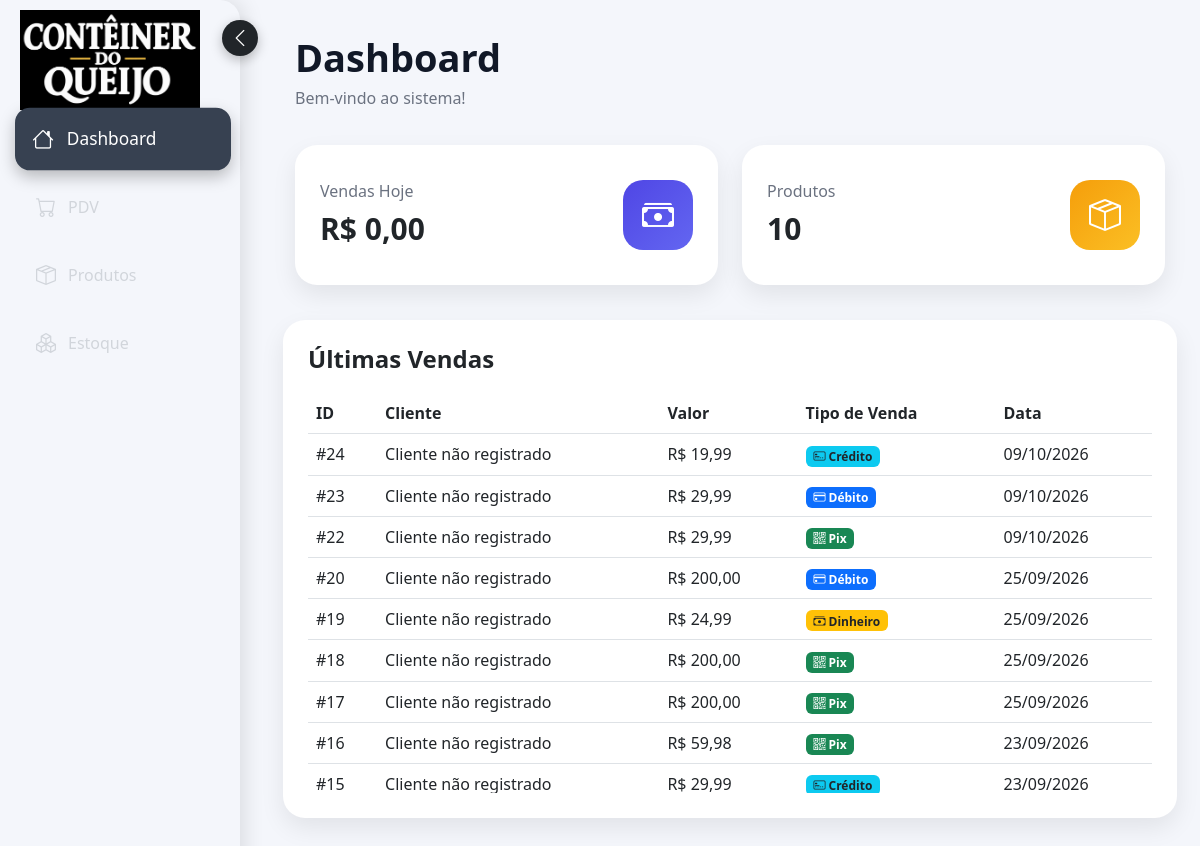
The page /PDV/index.php on the database as committed earlier.
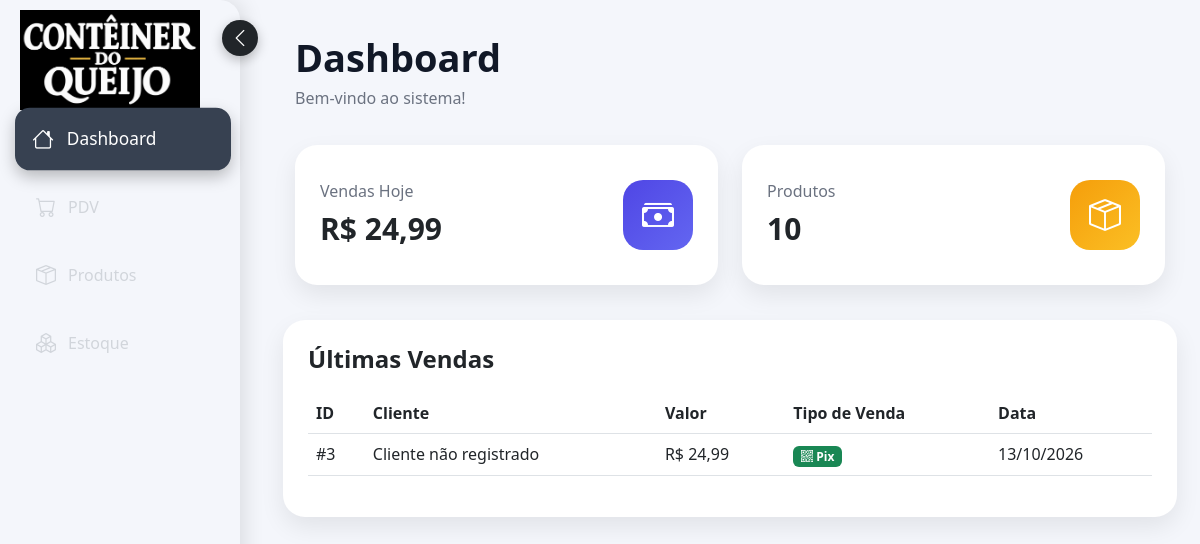
The same page on the database as committed later.
### tables this page shows
CREATE TABLE IF NOT EXISTS `vendas` (
  `idVendas` int(11) NOT NULL AUTO_INCREMENT,
  `valor` float(10,2) DEFAULT NULL,
  `data` date DEFAULT NULL,
  `formaDePagamento` enum('Dinheiro','Debito','Credito','Pix','Crediario','Cartao') NOT NULL DEFAULT 'Dinheiro',
  `idProduto` int(11) DEFAULT NULL,
  `idCliente` int(11) DEFAULT NULL,
  PRIMARY KEY (`idVendas`),
  KEY `idProduto` (`idProduto`),
  KEY `idCliente` (`idCliente`)
);

### PDV/index.php (the view, shortened to what this page needs)
<?php
include 'conexao.php';
$sql_vendas = "
SELECT SUM(valor) AS total_hoje
FROM vendas
WHERE DATE(data) = CURDATE()
";
$result_vendas = mysqli_query($conn, $sql_vendas);
$dados_vendas = mysqli_fetch_assoc($result_vendas);
$total_hoje = $dados_vendas['total_hoje'];
if($total_hoje == null){
    $total_hoje = 0;
}
$sql_produtos = "SELECT COUNT(*) AS total_produtos FROM produtos";
$result_produtos = mysqli_query($conn, $sql_produtos);
$dados_produtos = mysqli_fetch_assoc($result_produtos);
$total_produtos = $dados_produtos['total_produtos'];
?>
<!DOCTYPE html>
<html lang="pt-br">
<head>
  <link href="https://cdn.jsdelivr.net/npm/bootstrap@5.3.0/dist/css/bootstrap.min.css" rel="stylesheet">
  <link rel="stylesheet"
  href="https://cdn.jsdelivr.net/npm/bootstrap-icons@1.11.3/font/bootstrap-icons.min.css">
  <link rel="stylesheet" href="css/estilo.css">
</head>
<body >
  <div class="sidebar">
    <img id="logo" src="../imagens/logo.jpeg" style="height: 100px; width: 180px; margin-left: 0px; margin-right: 0px; margin-top: -20px;">
    <a href="index.php" class="ativo">
    <i class="bi bi-house"></i>
    Dashboard
</a>
<button
    type="button"
    class="botao-sidebar"
    onclick="alternarSidebar()"
    title="Ocultar menu"
>
    <i class="bi bi-chevron-left"></i>
</button>
    <a href="pdv.html">
      <i class="bi bi-cart"></i>
      PDV
    </a>
    <a href="produtos.html">
      <i class="bi bi-box-seam"></i>
      Produtos
    </a>
    <a href="estoque.php">
  <i class="bi bi-boxes"></i>
  Estoque
</a>
  </div>
  <div class="content">
    <h1 class="titulo">Dashboard</h1>
    <p class="subtitulo">Bem-vindo ao sistema!</p>
    <div class="row g-4">
      <div class="col-md-6">
        <div class="card-dashboard">
          <div>
            <h6>Vendas Hoje</h6>
            <h3>
    R$ <?= number_format($total_hoje, 2, ',', '.') ?>
</h3>
          </div>
          <div class="icon-card bg-vendas">
            <i class="bi bi-cash-stack"></i>
          </div>
        </div>
      </div>
      <div class="col-md-6">
        <div class="card-dashboard">
          <div>
            <h6>Produtos</h6>
            <h3><?= $total_produtos ?></h3>
          </div>
          <div class="icon-card bg-produtos">
            <i class="bi bi-box-seam"></i>
          </div>
        </div>
</div>
    <div class="painel">
      <h4>Últimas Vendas</h4>
      <div class="tabela-vendas">
    <table class="table table-hover">
        <thead>
            <tr>
                <th>ID</th>
                <th>Cliente</th>
                <th>Valor</th>
                <th>Tipo de Venda</th>
                <th>Data</th>
            </tr>
        </thead>
        <tbody>
            <?php
            $sql_ultimas = "
            SELECT *
            FROM vendas
            ORDER BY idVendas DESC
            ";
            $result_ultimas =
                mysqli_query(
                    $conn,
                    $sql_ultimas
                );
            while (
                $venda =
                mysqli_fetch_assoc(
                    $result_ultimas
                )
            ) {
            ?>
            <tr>
                <td>
                    #<?= $venda['idVendas'] ?>
                </td>
                <td>
                    Cliente não registrado
                </td>
                <td>
                    R$
                    <?= number_format(
                        $venda['valor'],
                        2,
                        ',',
                        '.'
                    ) ?>
                </td>
                <td>
                <?php
$forma = $venda['formaDePagamento'] ?? '';
switch ($forma) {
    case 'Pix':
        echo '<span class="badge bg-success">
                <i class="bi bi-qr-code"></i> Pix
              </span>';
        break;
    case 'Dinheiro':
        echo '<span class="badge bg-warning text-dark">
                <i class="bi bi-cash-stack"></i> Dinheiro
              </span>';
        break;
    case 'Crediario':
        echo '<span class="badge bg-secondary">
                <i class="bi bi-journal-text"></i> Crediário
              </span>';
        break;
    case 'Debito':
        echo '<span class="badge bg-primary">
                <i class="bi bi-credit-card"></i> Débito
              </span>';
        break;
    case 'Credito':
        echo '<span class="badge bg-info text-dark">
                <i class="bi bi-credit-card-2-front"></i> Crédito
              </span>';
        break;
    default:
        echo htmlspecialchars($forma);
        break;
}
?>
                </td>
                <td>
                    <?= date(
                        'd/m/Y',
                        strtotime(
                            $venda['data']
                        )
                    ) ?>
                </td>
            </tr>
            <?php } ?>
        </tbody>
    </table>
</div>
    </div>
  </div>
</body>
</html>

### PDV/estilo.css (style rules this page uses)
body { overflow-x: hidden; }

### PDV/index.php (style rules this page uses)
.tabela-vendas { max-height: 400px; overflow-y: auto; overflow-x: hidden; border-radius: 12px; }
.tabela-vendas table { margin-top: 0; }
.tabela-vendas thead th { position: sticky; top: 0; background: white; z-index: 2; }
body { margin:0; background:#f4f6fb; font-family:'Segoe UI', sans-serif; }
.sidebar { width:240px; height:100vh; position:fixed; background:linear-gradient(black); padding:30px 20px; border-radius:0 20px 20px 0; box-shadow:5px 0 20px rgba(0,0,0,0.1); transition: transform 0.3s ease; }
.sidebar a { display:flex; align-items:center; gap:12px; color:#d1d5db; padding:14px 16px; text-decoration:none; border-radius:14px; margin-bottom:10px; transition:0.3s; font-size:16px; }
.sidebar a.ativo { background: #374151; color: white; transform: scale(1.08); position: relative; z-index: 10; box-shadow: 0 6px 15px rgba(0, 0, 0, 0.25); margin-left: 3px; margin-right: -3px; }
.sidebar i { font-size:20px; }
.content { margin-left:260px; padding:35px; }
.titulo { font-size:38px; font-weight:bold; color:#111827; margin-bottom:5px; }
.subtitulo { color:#6b7280; margin-bottom:35px; }
.card-dashboard { background:white; border-radius:22px; padding:25px; display:flex; justify-content:space-between; align-items:center; box-shadow:0 10px 25px rgba(0,0,0,0.08); transition:0.3s; height:140px; width: 100%; }
.card-dashboard h6 { color:#6b7280; margin-bottom:10px; }
.card-dashboard h3 { font-size:30px; font-weight:bold; margin:0; }
.icon-card { width:70px; height:70px; display:flex; align-items:center; justify-content:center; border-radius:20px; font-size:32px; color:white; }
.bg-vendas { background:linear-gradient(135deg,#4f46e5,#6366f1); }
.bg-produtos { background:linear-gradient(135deg,#f59e0b,#fbbf24); }
.painel { background:white; border-radius:22px; padding:25px; margin-top:35px; box-shadow:0 10px 25px rgba(0,0,0,0.08); width: 100%; box-sizing: border-box; }
.painel h4 { margin-bottom:20px; font-weight:bold; }
table { margin-top:15px; }
.botao-sidebar { position: absolute; top: 20px; right: -18px; width: 36px; height: 36px; border: none; border-radius: 50%; background: #212529; color: white; display: flex; align-items: center; justify-content: center; cursor: pointer; box-shadow: 0 4px 12px rgba(0,0,0,0.25); transition: 0.3s; z-index: 1001; }

Rows that differ between the two databases and show on the page:
removed vendas: idVendas "24", valor "19,99", formaDePagamento "Credito" (drawn), data "09/10/2026"
removed vendas: idVendas "23", valor "29,99", formaDePagamento "Debito" (drawn), data "09/10/2026"
removed vendas: idVendas "22", valor "29,99", formaDePagamento "Pix" (drawn), data "09/10/2026"
removed vendas: idVendas "20", valor "200,00", formaDePagamento "Debito" (drawn), data "25/09/2026"
removed vendas: idVendas "19", valor "24,99", formaDePagamento "Dinheiro" (drawn), data "25/09/2026"
removed vendas: idVendas "18", valor "200,00", formaDePagamento "Pix" (drawn), data "25/09/2026"
removed vendas: idVendas "17", valor "200,00", formaDePagamento "Pix" (drawn), data "25/09/2026"
removed vendas: idVendas "16", valor "59,98", formaDePagamento "Pix" (drawn), data "23/09/2026"
removed vendas: idVendas "15", valor "29,99", formaDePagamento "Credito" (drawn), data "23/09/2026"
now on this page (row edited): vendas: idVendas "3", valor "24,99", formaDePagamento "Pix" (drawn), data "13/10/2026"
Other text that changed with them:
$total_hoje: "0,00" → "24,99"
